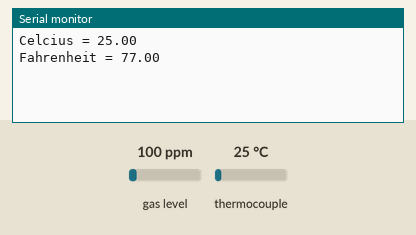
This sketch was run on a simulated Arduino Uno, built with avr-gcc and run on an emulated ATmega328P. Parts: the last lines printed to the serial monitor. The inputs (shaded band) are chosen by the test bench; at power-on: thermocouple 25 °C, gas level 100 ppm.

Above: at 1.8 s.
1.9 s: thermocouple set to 6 °C
At 2.6 s:
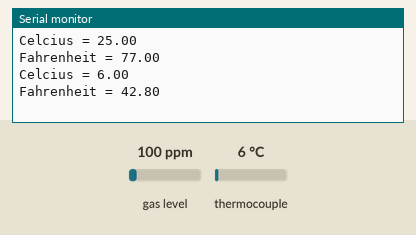
3.4 s: thermocouple set to 75 °C
At 4.8 s:
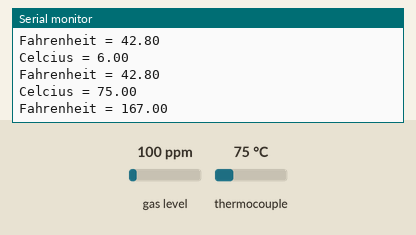
Timing chart, 0 to 6.4 s (numbered marks = the images above; inputs shaded):
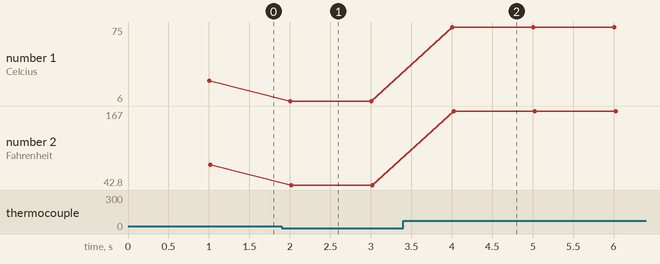

Measured:
- after the input at 1.9 s, the serial monitor: prints a new line after 0.10 s (image 1)
- after the input at 3.4 s, the serial monitor: prints a new line after 0.60 s (image 2)
- plotted number 1: 25 → 6 after the input at 1.9 s, 6 → 75 after the input at 3.4 s
- plotted number 2: 77 → 42.8 after the input at 1.9 s, 42.8 → 167 after the input at 3.4 s

The sketch:

alcohol-distillation.ino
```cpp
#include "Arduino.h"
#include "Main.h"
#include "Sensors.h"
#include "UI.h"

void Start() {
        pid.SetConstants(0.1, 0.03, 0, 0.1);
        pid.SetLimit(0, 255);
        ui.Init();
        sens.Init();
}

void setup() {
        sys.Init(Start);
}

void loop() {
        sens.mq3.readSens();
        sens.mq3.Debug(true);
        sens.thermo.readSens();
        sens.thermo.Debug(true);
}
```

Main.h
```cpp
#pragma once

struct MainSys {
    void Init(void(*Start)(void));

    void Handler();

private:
    uint32_t mainTmr;
};

struct PID {
    void SetLimit(float mn, float mx);

    void SetConstants(float kp, float ki, float kd, float ts);

    void Calculate(float sp, float av);

    float GetResult(void);

    void Reset(void);

    float GetError();

private:
    float mn, mx;
    float kp, ki, kd, ts;
    float e, se, le, de, u;
    uint32_t timer;
};

extern PID pid;
extern MainSys sys;
```

Main.ino
```cpp
#include "Main.h"

MainSys sys;
PID pid;

void MainSys::Init(void(*StartCallback)(void)) {

        StartCallback();
}

void MainSys::Handler() {

}

void PID::SetLimit(float mn, float mx) {
        this->mn = mn;
        this->mx = mx;
}

void PID::SetConstants(float kp, float ki, float kd, float ts) {
        this->kp = kp;
        this->ki = ki;
        this->kd = kd;
        this->ts = ts;
        Reset();
}

void PID::Calculate(float sp, float av) {
        e = sp - av;
        if (millis() - timer >= ts * 1000) {
                de = e - le;
                if ((u >= mx && e < 0) && (u <= mn && e > 0)) {
                        se += e;
                } else if (u > mn && u < mx) {
                        se += e;
                }

                timer = millis();
        }
        u = (kp * e) + (ki * se) + (kd * de);
        u = (u < mn ? mn : (u > mx ? mx : u));
}

void PID::Reset() {
        u = 0;
        le = 0;
        de = 0;
        se = 0;
        e = 0;
}

float PID::GetError() {
        return e;
}

float PID::GetResult() {
        return u;
}
```

Sensors.h
```cpp
#pragma once

struct Sensor {
    void Init();

    void Handler();

    struct mq3Sens {
        void Calibrate(uint16_t ratioCleanAir);

        void readSens();

        void Debug(bool _st);

        float getValue();

        float getValueF();

    private:
        float value;
        bool _debug = false;
        uint32_t mqTmr;

        void errMsg(bool err);
    } mq3;

    struct thermoCouple {
        void readSens();

        void Debug(bool _st);

        float getValue();

        float getValueF();

    private:
        float value;
        uint32_t thrTmr;
        bool _debug = false;

        void errMsg();
    } thermo;

private:
    void errMsg();
};

extern Sensor sens;
```

Sensors.ino
```cpp
#include "Sensors.h"
#include "UI.h"
#include "MQUnifiedsensor.h"
#include "max6675.h"
#include "Wire.h"

#define   Board           "Arduino UNO"
#define   Type            "MQ-3"

#define   VoltRes         5
#define   ADCRes          10
#define   RatioCleanAir   60
#define   Mq3SamplingT    500

#define   Exponential     1
#define   Linear          0
#define   Inf             1
#define   Zero            0

#define   T_SAMPLING      1000

#define   getF(C) (C * 1.8) + 32

Sensor sens;

MQUnifiedsensor MQ3(Board, VoltRes, ADCRes, A3, Type);
MAX6675 th(4, 5, 6);

void Sensor::Init() {
        MQ3.setRegressionMethod(Exponential);
        MQ3.setA(4.8387);
        MQ3.setB(-2.68);
        MQ3.init();
}

void Sensor::Handler() {

}

void Sensor::mq3Sens::Calibrate(uint16_t ratioCleanAir) {
        Serial.print("Calibrating.");
        float calcR0 = 0;
        for (int i = 1; i <= 10; i++) {
                MQ3.update();
                calcR0 += MQ3.calibrate(ratioCleanAir);
                Serial.print(".");
        }
        MQ3.setR0(calcR0 / 10);

        if (isinf(calcR0)) errMsg(Inf);
        if (calcR0 == 0) errMsg(Zero);

        Serial.print("Done.");
        MQ3.serialDebug(true);
}

void Sensor::mq3Sens::readSens() {
        if (millis() - mqTmr >= Mq3SamplingT) {

                MQ3.update();
                this->value = MQ3.readSensor();

                if (this->_debug) MQ3.serialDebug();

                mqTmr = millis();
        }
}

float Sensor::mq3Sens::getValue() {
        return this->value;
}

void Sensor::mq3Sens::Debug(bool _st) {
        this->_debug = _st;
}

void Sensor::mq3Sens::errMsg(bool err) {
        switch (err) {
                case Inf:
                        Serial.println("Open circuit detected");
                        while (1);
                        break;
                case Zero:
                        Serial.println("Analog pin shorts");
                        while (1);
                        break;
        }
}

void Sensor::thermoCouple::readSens() {
        if (millis() - thrTmr >= T_SAMPLING) {

                this->value = th.readCelsius();

                if (this->_debug) {
                        Serial.print("Celcius = ");
                        Serial.println(value);
                        Serial.print("Fahrenheit = ");
                        Serial.println(getF(value));
                }

                thrTmr = millis();
        }
}

void Sensor::thermoCouple::Debug(bool _st) {
        this->_debug = _st;
}

float Sensor::thermoCouple::getValue() {
        return this->value;
}

float Sensor::thermoCouple::getValueF() {
        return getF(this->value);
}

void Sensor::thermoCouple::errMsg() {
        Serial.print("Fault 0x");
        Serial.println();
}
```

UI.h
```cpp
#pragma once

struct UserInterface {
    void Init();

    void Handler();

    String parseStr(String data, char separator[], int index);

    void parseIn();

private:
    uint32_t uiTmr;
};

extern UserInterface ui;
```

UI.ino
```cpp
#include "UI.h"

#define   BAUDRATE  9600

UserInterface ui;

void UserInterface::Init() {
        Serial.begin(BAUDRATE);
}

void UserInterface::Handler() {

}

void UserInterface::parseIn() {
        if (Serial.available() > 1) {
                String read[3];
                read[0] = Serial.readString();
                read[1] = parseStr(read[0], "#", 0);
                if (read[1] == "p1") {
                        read[2] = parseStr(read[0], "#", 1);
                } else if (read[1] == "p2") {
                        read[2] = parseStr(read[0], "#", 1);
                }
        }
}

String UserInterface::parseStr(String data, char separator[], int index) {
        int found = 0;
        int strIndex[] = {0, -1};
        int maxIndex = data.length() - 1;
        for (int i = 0; i <= maxIndex && found <= index; i++) {
                if (data.charAt(i) == separator[0] || i == maxIndex) {
                        found++;
                        strIndex[0] = strIndex[1] + 1;
                        strIndex[1] = (i == maxIndex) ? i + 1 : i;
                }
        }
        return found > index ? data.substring(strIndex[0], strIndex[1]) : "";
}
```
